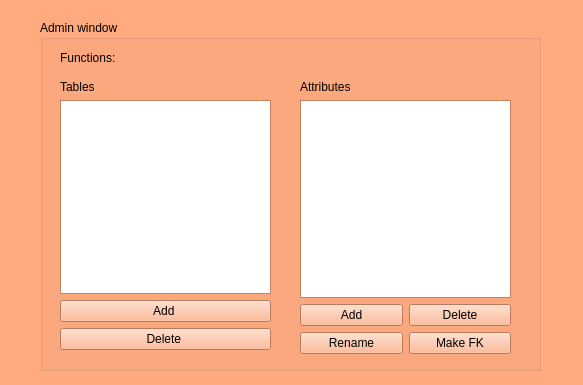
<?xml version="1.0" encoding="UTF-8"?>
<ui version="4.0">
 <class>Db_thirddialog</class>
 <widget class="QWidget" name="Db_thirddialog">
  <property name="geometry">
   <rect>
    <x>0</x>
    <y>0</y>
    <width>583</width>
    <height>385</height>
   </rect>
  </property>
  <property name="palette">
   <palette>
    <active>
     <colorrole role="WindowText">
      <brush brushstyle="SolidPattern">
       <color alpha="255">
        <red>0</red>
        <green>0</green>
        <blue>0</blue>
       </color>
      </brush>
     </colorrole>
     <colorrole role="Button">
      <brush brushstyle="SolidPattern">
       <color alpha="255">
        <red>255</red>
        <green>170</green>
        <blue>127</blue>
       </color>
      </brush>
     </colorrole>
     <colorrole role="Light">
      <brush brushstyle="SolidPattern">
       <color alpha="255">
        <red>255</red>
        <green>255</green>
        <blue>254</blue>
       </color>
      </brush>
     </colorrole>
     <colorrole role="Midlight">
      <brush brushstyle="SolidPattern">
       <color alpha="255">
        <red>255</red>
        <green>212</green>
        <blue>190</blue>
       </color>
      </brush>
     </colorrole>
     <colorrole role="Dark">
      <brush brushstyle="SolidPattern">
       <color alpha="255">
        <red>127</red>
        <green>85</green>
        <blue>63</blue>
       </color>
      </brush>
     </colorrole>
     <colorrole role="Mid">
      <brush brushstyle="SolidPattern">
       <color alpha="255">
        <red>170</red>
        <green>113</green>
        <blue>85</blue>
       </color>
      </brush>
     </colorrole>
     <colorrole role="Text">
      <brush brushstyle="SolidPattern">
       <color alpha="255">
        <red>0</red>
        <green>0</green>
        <blue>0</blue>
       </color>
      </brush>
     </colorrole>
     <colorrole role="BrightText">
      <brush brushstyle="SolidPattern">
       <color alpha="255">
        <red>255</red>
        <green>255</green>
        <blue>255</blue>
       </color>
      </brush>
     </colorrole>
     <colorrole role="ButtonText">
      <brush brushstyle="SolidPattern">
       <color alpha="255">
        <red>0</red>
        <green>0</green>
        <blue>0</blue>
       </color>
      </brush>
     </colorrole>
     <colorrole role="Base">
      <brush brushstyle="SolidPattern">
       <color alpha="255">
        <red>255</red>
        <green>255</green>
        <blue>255</blue>
       </color>
      </brush>
     </colorrole>
     <colorrole role="Window">
      <brush brushstyle="SolidPattern">
       <color alpha="255">
        <red>255</red>
        <green>170</green>
        <blue>127</blue>
       </color>
      </brush>
     </colorrole>
     <colorrole role="Shadow">
      <brush brushstyle="SolidPattern">
       <color alpha="255">
        <red>0</red>
        <green>0</green>
        <blue>0</blue>
       </color>
      </brush>
     </colorrole>
     <colorrole role="AlternateBase">
      <brush brushstyle="SolidPattern">
       <color alpha="255">
        <red>255</red>
        <green>212</green>
        <blue>191</blue>
       </color>
      </brush>
     </colorrole>
     <colorrole role="ToolTipBase">
      <brush brushstyle="SolidPattern">
       <color alpha="255">
        <red>255</red>
        <green>255</green>
        <blue>220</blue>
       </color>
      </brush>
     </colorrole>
     <colorrole role="ToolTipText">
      <brush brushstyle="SolidPattern">
       <color alpha="255">
        <red>0</red>
        <green>0</green>
        <blue>0</blue>
       </color>
      </brush>
     </colorrole>
     <colorrole role="PlaceholderText">
      <brush brushstyle="SolidPattern">
       <color alpha="128">
        <red>0</red>
        <green>0</green>
        <blue>0</blue>
       </color>
      </brush>
     </colorrole>
    </active>
    <inactive>
     <colorrole role="WindowText">
      <brush brushstyle="SolidPattern">
       <color alpha="255">
        <red>0</red>
        <green>0</green>
        <blue>0</blue>
       </color>
      </brush>
     </colorrole>
     <colorrole role="Button">
      <brush brushstyle="SolidPattern">
       <color alpha="255">
        <red>255</red>
        <green>170</green>
        <blue>127</blue>
       </color>
      </brush>
     </colorrole>
     <colorrole role="Light">
      <brush brushstyle="SolidPattern">
       <color alpha="255">
        <red>255</red>
        <green>255</green>
        <blue>254</blue>
       </color>
      </brush>
     </colorrole>
     <colorrole role="Midlight">
      <brush brushstyle="SolidPattern">
       <color alpha="255">
        <red>255</red>
        <green>212</green>
        <blue>190</blue>
       </color>
      </brush>
     </colorrole>
     <colorrole role="Dark">
      <brush brushstyle="SolidPattern">
       <color alpha="255">
        <red>127</red>
        <green>85</green>
        <blue>63</blue>
       </color>
      </brush>
     </colorrole>
     <colorrole role="Mid">
      <brush brushstyle="SolidPattern">
       <color alpha="255">
        <red>170</red>
        <green>113</green>
        <blue>85</blue>
       </color>
      </brush>
     </colorrole>
     <colorrole role="Text">
      <brush brushstyle="SolidPattern">
       <color alpha="255">
        <red>0</red>
        <green>0</green>
        <blue>0</blue>
       </color>
      </brush>
     </colorrole>
     <colorrole role="BrightText">
      <brush brushstyle="SolidPattern">
       <color alpha="255">
        <red>255</red>
        <green>255</green>
        <blue>255</blue>
       </color>
      </brush>
     </colorrole>
     <colorrole role="ButtonText">
      <brush brushstyle="SolidPattern">
       <color alpha="255">
        <red>0</red>
        <green>0</green>
        <blue>0</blue>
       </color>
      </brush>
     </colorrole>
     <colorrole role="Base">
      <brush brushstyle="SolidPattern">
       <color alpha="255">
        <red>255</red>
        <green>255</green>
        <blue>255</blue>
       </color>
      </brush>
     </colorrole>
     <colorrole role="Window">
      <brush brushstyle="SolidPattern">
       <color alpha="255">
        <red>255</red>
        <green>170</green>
        <blue>127</blue>
       </color>
      </brush>
     </colorrole>
     <colorrole role="Shadow">
      <brush brushstyle="SolidPattern">
       <color alpha="255">
        <red>0</red>
        <green>0</green>
        <blue>0</blue>
       </color>
      </brush>
     </colorrole>
     <colorrole role="AlternateBase">
      <brush brushstyle="SolidPattern">
       <color alpha="255">
        <red>255</red>
        <green>212</green>
        <blue>191</blue>
       </color>
      </brush>
     </colorrole>
     <colorrole role="ToolTipBase">
      <brush brushstyle="SolidPattern">
       <color alpha="255">
        <red>255</red>
        <green>255</green>
        <blue>220</blue>
       </color>
      </brush>
     </colorrole>
     <colorrole role="ToolTipText">
      <brush brushstyle="SolidPattern">
       <color alpha="255">
        <red>0</red>
        <green>0</green>
        <blue>0</blue>
       </color>
      </brush>
     </colorrole>
     <colorrole role="PlaceholderText">
      <brush brushstyle="SolidPattern">
       <color alpha="128">
        <red>0</red>
        <green>0</green>
        <blue>0</blue>
       </color>
      </brush>
     </colorrole>
    </inactive>
    <disabled>
     <colorrole role="WindowText">
      <brush brushstyle="SolidPattern">
       <color alpha="255">
        <red>127</red>
        <green>85</green>
        <blue>63</blue>
       </color>
      </brush>
     </colorrole>
     <colorrole role="Button">
      <brush brushstyle="SolidPattern">
       <color alpha="255">
        <red>255</red>
        <green>170</green>
        <blue>127</blue>
       </color>
      </brush>
     </colorrole>
     <colorrole role="Light">
      <brush brushstyle="SolidPattern">
       <color alpha="255">
        <red>255</red>
        <green>255</green>
        <blue>254</blue>
       </color>
      </brush>
     </colorrole>
     <colorrole role="Midlight">
      <brush brushstyle="SolidPattern">
       <color alpha="255">
        <red>255</red>
        <green>212</green>
        <blue>190</blue>
       </color>
      </brush>
     </colorrole>
     <colorrole role="Dark">
      <brush brushstyle="SolidPattern">
       <color alpha="255">
        <red>127</red>
        <green>85</green>
        <blue>63</blue>
       </color>
      </brush>
     </colorrole>
     <colorrole role="Mid">
      <brush brushstyle="SolidPattern">
       <color alpha="255">
        <red>170</red>
        <green>113</green>
        <blue>85</blue>
       </color>
      </brush>
     </colorrole>
     <colorrole role="Text">
      <brush brushstyle="SolidPattern">
       <color alpha="255">
        <red>127</red>
        <green>85</green>
        <blue>63</blue>
       </color>
      </brush>
     </colorrole>
     <colorrole role="BrightText">
      <brush brushstyle="SolidPattern">
       <color alpha="255">
        <red>255</red>
        <green>255</green>
        <blue>255</blue>
       </color>
      </brush>
     </colorrole>
     <colorrole role="ButtonText">
      <brush brushstyle="SolidPattern">
       <color alpha="255">
        <red>127</red>
        <green>85</green>
        <blue>63</blue>
       </color>
      </brush>
     </colorrole>
     <colorrole role="Base">
      <brush brushstyle="SolidPattern">
       <color alpha="255">
        <red>255</red>
        <green>170</green>
        <blue>127</blue>
       </color>
      </brush>
     </colorrole>
     <colorrole role="Window">
      <brush brushstyle="SolidPattern">
       <color alpha="255">
        <red>255</red>
        <green>170</green>
        <blue>127</blue>
       </color>
      </brush>
     </colorrole>
     <colorrole role="Shadow">
      <brush brushstyle="SolidPattern">
       <color alpha="255">
        <red>0</red>
        <green>0</green>
        <blue>0</blue>
       </color>
      </brush>
     </colorrole>
     <colorrole role="AlternateBase">
      <brush brushstyle="SolidPattern">
       <color alpha="255">
        <red>255</red>
        <green>170</green>
        <blue>127</blue>
       </color>
      </brush>
     </colorrole>
     <colorrole role="ToolTipBase">
      <brush brushstyle="SolidPattern">
       <color alpha="255">
        <red>255</red>
        <green>255</green>
        <blue>220</blue>
       </color>
      </brush>
     </colorrole>
     <colorrole role="ToolTipText">
      <brush brushstyle="SolidPattern">
       <color alpha="255">
        <red>0</red>
        <green>0</green>
        <blue>0</blue>
       </color>
      </brush>
     </colorrole>
     <colorrole role="PlaceholderText">
      <brush brushstyle="SolidPattern">
       <color alpha="128">
        <red>0</red>
        <green>0</green>
        <blue>0</blue>
       </color>
      </brush>
     </colorrole>
    </disabled>
   </palette>
  </property>
  <property name="windowTitle">
   <string>Form</string>
  </property>
  <widget class="QGroupBox" name="groupBox">
   <property name="geometry">
    <rect>
     <x>40</x>
     <y>20</y>
     <width>501</width>
     <height>351</height>
    </rect>
   </property>
   <property name="title">
    <string>Admin window</string>
   </property>
   <widget class="QLabel" name="label_3">
    <property name="geometry">
     <rect>
      <x>20</x>
      <y>30</y>
      <width>451</width>
      <height>16</height>
     </rect>
    </property>
    <property name="text">
     <string>Functions:</string>
    </property>
   </widget>
   <widget class="QWidget" name="">
    <property name="geometry">
     <rect>
      <x>20</x>
      <y>60</y>
      <width>211</width>
      <height>270</height>
     </rect>
    </property>
    <layout class="QVBoxLayout" name="verticalLayout">
     <item>
      <widget class="QLabel" name="label">
       <property name="text">
        <string>Tables</string>
       </property>
      </widget>
     </item>
     <item>
      <widget class="QListView" name="list_tableNames"/>
     </item>
     <item>
      <widget class="QPushButton" name="pushButton_AddTable">
       <property name="text">
        <string>Add </string>
       </property>
      </widget>
     </item>
     <item>
      <widget class="QPushButton" name="pushButton_DeleteTable">
       <property name="text">
        <string>Delete </string>
       </property>
      </widget>
     </item>
    </layout>
   </widget>
   <widget class="QWidget" name="">
    <property name="geometry">
     <rect>
      <x>260</x>
      <y>60</y>
      <width>211</width>
      <height>274</height>
     </rect>
    </property>
    <layout class="QVBoxLayout" name="verticalLayout_2">
     <item>
      <widget class="QLabel" name="label_2">
       <property name="text">
        <string>Attributes</string>
       </property>
      </widget>
     </item>
     <item>
      <widget class="QListView" name="list_columnNames"/>
     </item>
     <item>
      <layout class="QHBoxLayout" name="horizontalLayout">
       <item>
        <widget class="QPushButton" name="pushButton_AddCol">
         <property name="text">
          <string>Add</string>
         </property>
        </widget>
       </item>
       <item>
        <widget class="QPushButton" name="pushButton_DeleteCol">
         <property name="text">
          <string>Delete</string>
         </property>
        </widget>
       </item>
      </layout>
     </item>
     <item>
      <layout class="QHBoxLayout" name="horizontalLayout_2">
       <item>
        <widget class="QPushButton" name="pushButton_RenameCol">
         <property name="text">
          <string>Rename</string>
         </property>
        </widget>
       </item>
       <item>
        <widget class="QPushButton" name="pushButton_makeFK">
         <property name="text">
          <string>Make FK</string>
         </property>
        </widget>
       </item>
      </layout>
     </item>
    </layout>
   </widget>
  </widget>
 </widget>
 <resources/>
 <connections/>
</ui>
